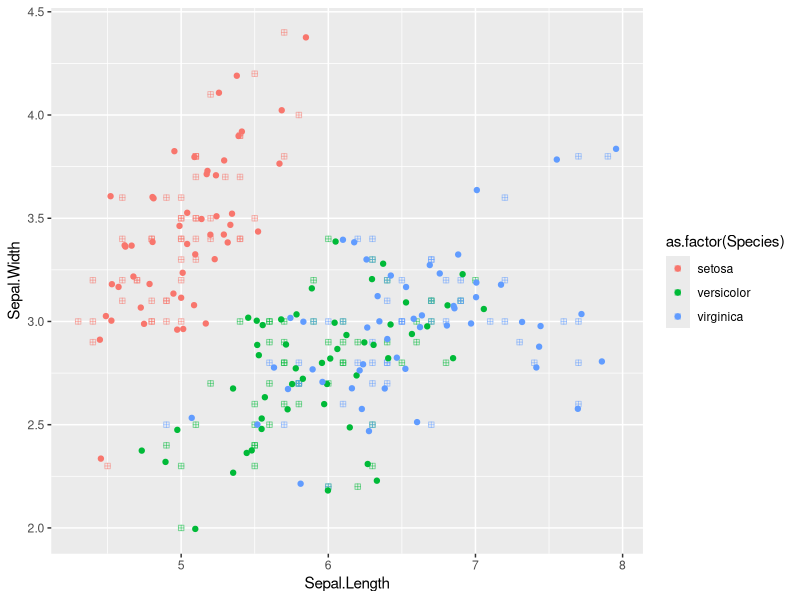
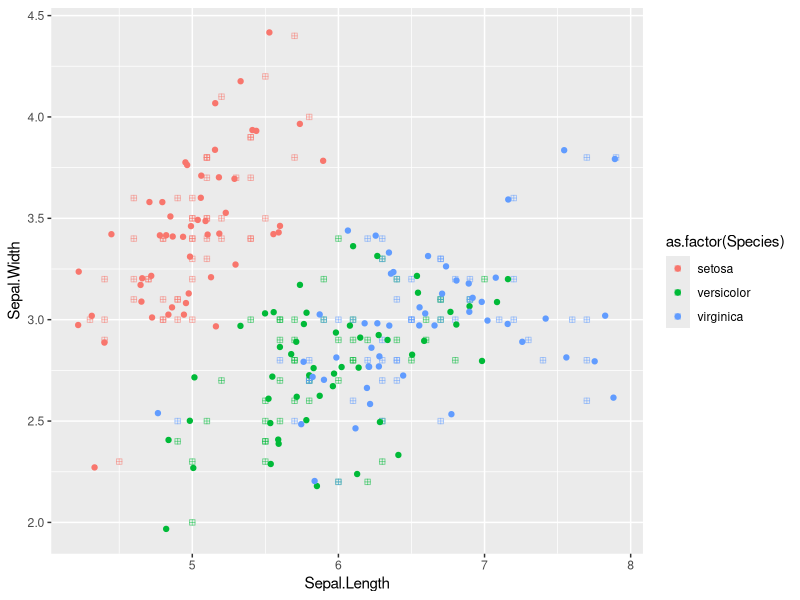
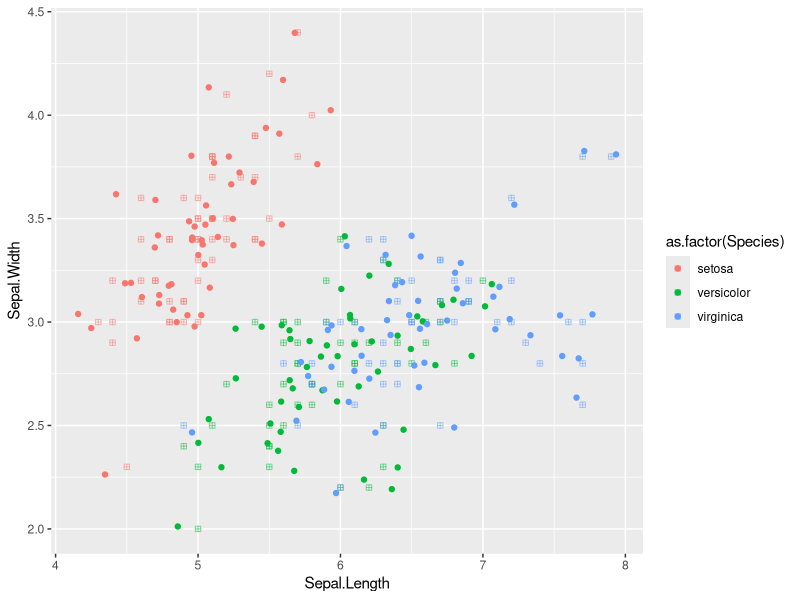
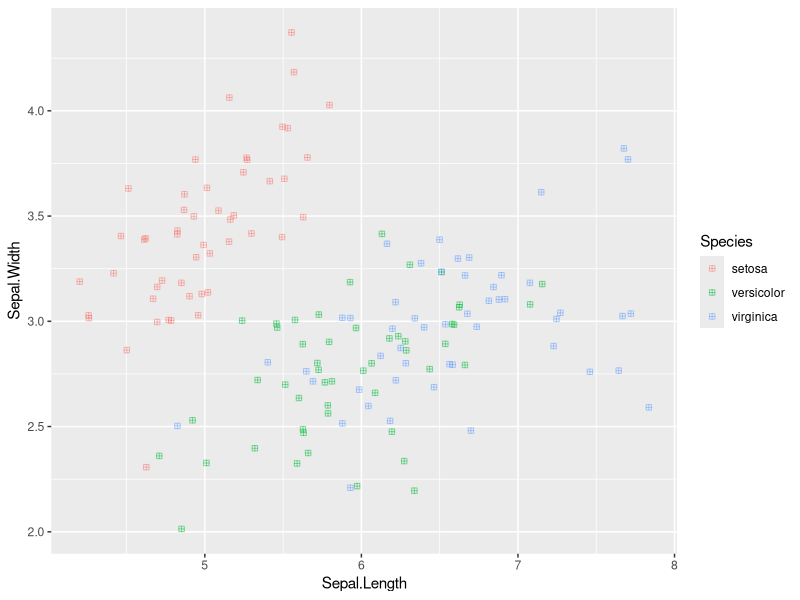
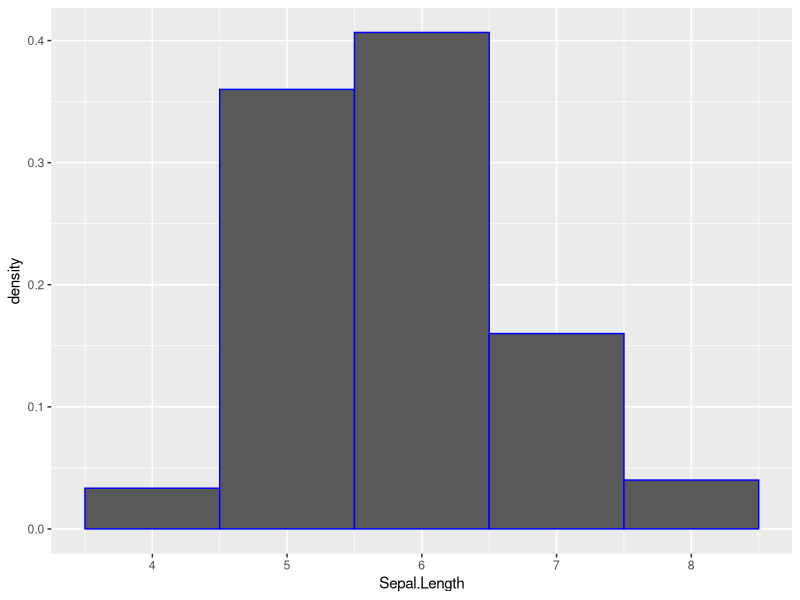
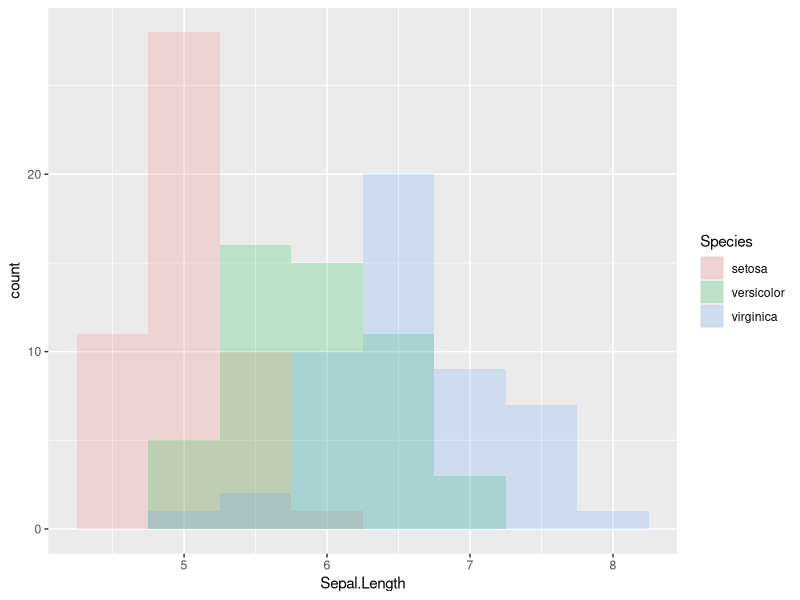
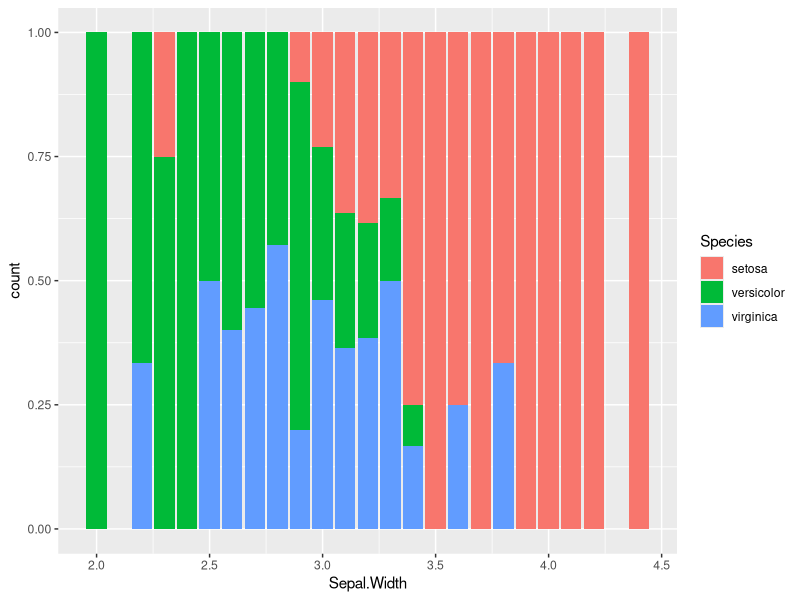
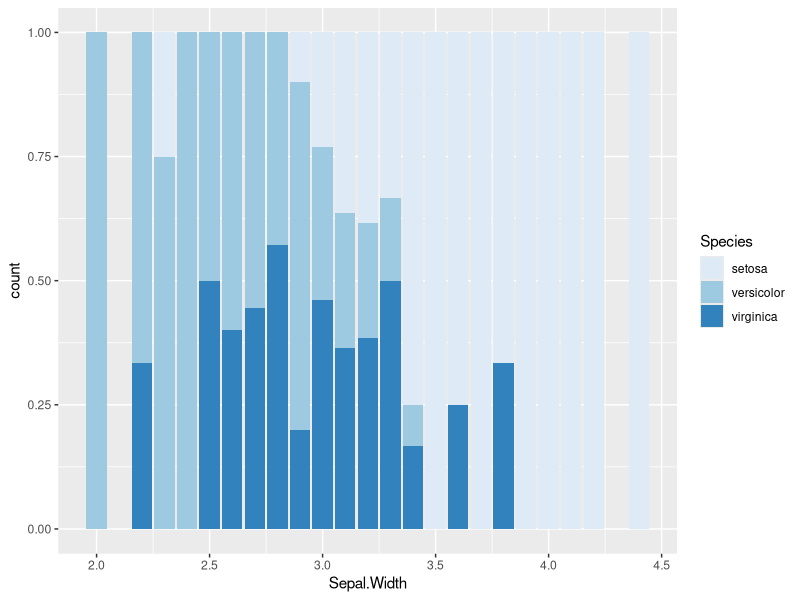

These charts were generated, in order, by the following R code:
library('ggplot2')
library("tidyverse")
library("ggthemes")


#ZADANIE 1 (cwiczenia 10)

# R - ggplot2 cz2.

str(iris)
head(iris)
View(iris)
#Zadania 1

#a)

ggplot(iris,aes(x=Sepal.Length, y=Sepal.Width, color=as.factor(Species)))+
  geom_point(alpha=0.5,shape=12)+
  geom_jitter(width=0.2)

ggplot(iris, aes(x=Sepal.Length, y=Sepal.Width, color=as.factor(Species)))+
  geom_point(alpha=0.5, shape=12) +
  geom_jitter(width = 0.2)

ggplot(iris,aes(x=Sepal.Length, y=Sepal.Width, color=as.factor(Species)))+
  geom_point(alpha=0.5,shape=12)+ # to lepsze poniewaz ksztalt punktow mial byc na 12 (shape=12)
  geom_jitter(width=0.2)

#wersja czuchuro
ggplot(iris, aes(Sepal.Length, Sepal.Width, color = Species)) +
  geom_point(alpha = 0.5, position=position_jitter(width=0.2), shape=12)

#b)
ggplot(data=iris,aes(Sepal.Length,..density..)) + 
  geom_histogram(binwidth=1,colour="blue")
  # binwidth - szerokosc przedzialow

#c)
ggplot(iris, aes(x=Sepal.Length,fill=Species)) +
  geom_histogram(binwidth = 0.5, alpha=0.2, position="identity")

#d)
#z scale_color
ggplot(data=iris,aes(Sepal.Width,fill=Species)) + 
  geom_bar(position="fill")+scale_color_brewer()

# z scale_fill
ggplot(data=iris,aes(Sepal.Width,fill=Species)) + 
  geom_bar(position="fill")+scale_fill_brewer()

#PRZYKŁADY 2

#a)
ir_pl<-ggplot(iris, aes(Sepal.Width, fill = Species)) +
  geom_bar(position = "fill")+
  scale_fill_brewer()
ir_pl

ir_pl+
  theme(legend.position="bottom")

ir_pl+
  theme(legend.position=c(0.8, 0.7))

#b)
ir_pl + 
  theme(
  rect=element_rect(fill="green"),
  axis.text=element_text(color="purple"),
  legend.key = element_rect(color = NA)
)
ir_pl + theme_dark()

#ZADANIE 2 !

#a)
ggplot(mtcars, aes(wt, mpg))+
  geom_point(aes(alpha=cyl))+
  ggtitle("Scatter plot")+
  ylab("Miles per gallon")+
  xlab("WT")+
  theme(
    axis.title.y = element_text(size=14,color="#993333",face="bold"),
    axis.title.x = element_text(size=14,color="blue",face="bold"),
    plot.background = element_rect(fill = "lightblue"),
    plot.title=element_text(size=14, face="italic", color="red"),
    panel.background = element_rect(fill = "lightyellow", colour = "gray"),
  )

#b)
mtcars_plot<-ggplot(mtcars, aes(wt, mpg))+
  geom_point(aes(alpha=cyl))+
  ggtitle("Scatter plot")+
  ylab("Miles per gallon")+
  xlab("WT")
mtcars_plot + theme_economist_white()
mtcars_plot + theme_classic()


#PRZYKŁADY 3

#a)

iris_plot <- ggplot(iris, aes(Sepal.Length, Sepal.Width, color = Species))+
  geom_point(size=4)+
  geom_segment(aes(xend=2, yend=Sepal.Width), size=2)+
  theme_classic()
iris_plot

#b)
global_mean<-mean(iris$Sepal.Width)
iris_plot+
  geom_vline(xintercept=global_mean, color="black", linetype=4)

#c)
ggplot(iris, aes(Sepal.Length, Sepal.Width, color = Species))+
  geom_point(size=4)+
  stat_smooth(method=loess, se=TRUE)

#d)
ggplot(iris, aes(x = Sepal.Length, y = Sepal.Width, color = Species))+
  geom_jitter() +
  geom_smooth(method = "lm", se = FALSE) +
  coord_fixed(ratio=1)

#ZADANIE 3

#a)
ggplot(mtcars,aes(x=qsec,y=mpg,color=am))+
  geom_point()+geom_segment(aes(xend=19,yend=mpg))

#b)
mpg_mean<-mean(mtcars$mpg)
mpg_median<-median(mtcars$mpg)
ggplot(mtcars,aes(x=qsec,y=mpg,color=am))+
  geom_point() +
  geom_vline(xintercept=mpg_median, color="black", linetype=4) +
  geom_vline(xintercept=mpg_mean, color="green", linetype=4)

med_mpg<-median(mtcars$mpg)
mean_mpg<-mean(mtcars$mpg)
ggplot(mtcars, aes(x=qsec, y=mpg))+
  geom_point()+
  geom_vline(xintercept = med_mpg, color="black", linetype =4)+
  geom_vline(xintercept = mean_mpg, color="green", linetype =3)

#c)
ggplot(mtcars,aes(x=wt, y=mpg, color=factor(cyl)))+
  geom_jitter(width=0.2)+
  stat_smooth(se=FALSE,method="loess")+
  stat_smooth(se=FALSE,method="lm")

#d)
# wersja Ewy
ggplot(mtcars,aes(mpg,drat,color=as.factor(am)))+
  geom_jitter(width=0.1)+
  coord_fixed(ratio=0.33)+
  geom_point(position=position_jitter(0.1))+
  geom_smooth(method="lm",se=FALSE)+
  theme(aspect.ratio=3)

#wersja Czuchuro
ggplot(mtcars, aes(x = wt, y = drat, color = factor(am))) +
  geom_jitter(width=0.1) +
  geom_smooth(method="lm", se=FALSE)+
  coord_fixed(ratio=0.33)

              